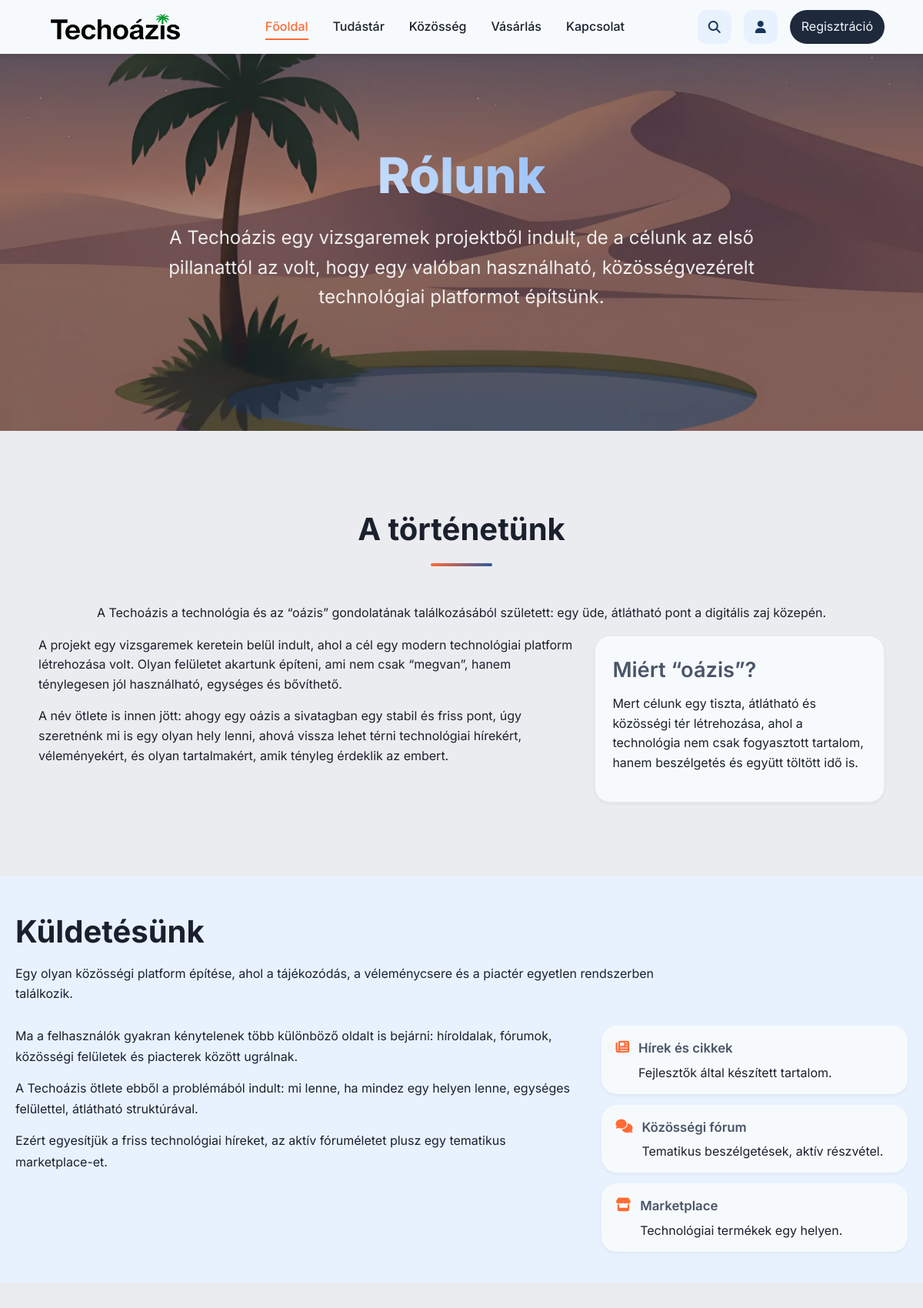
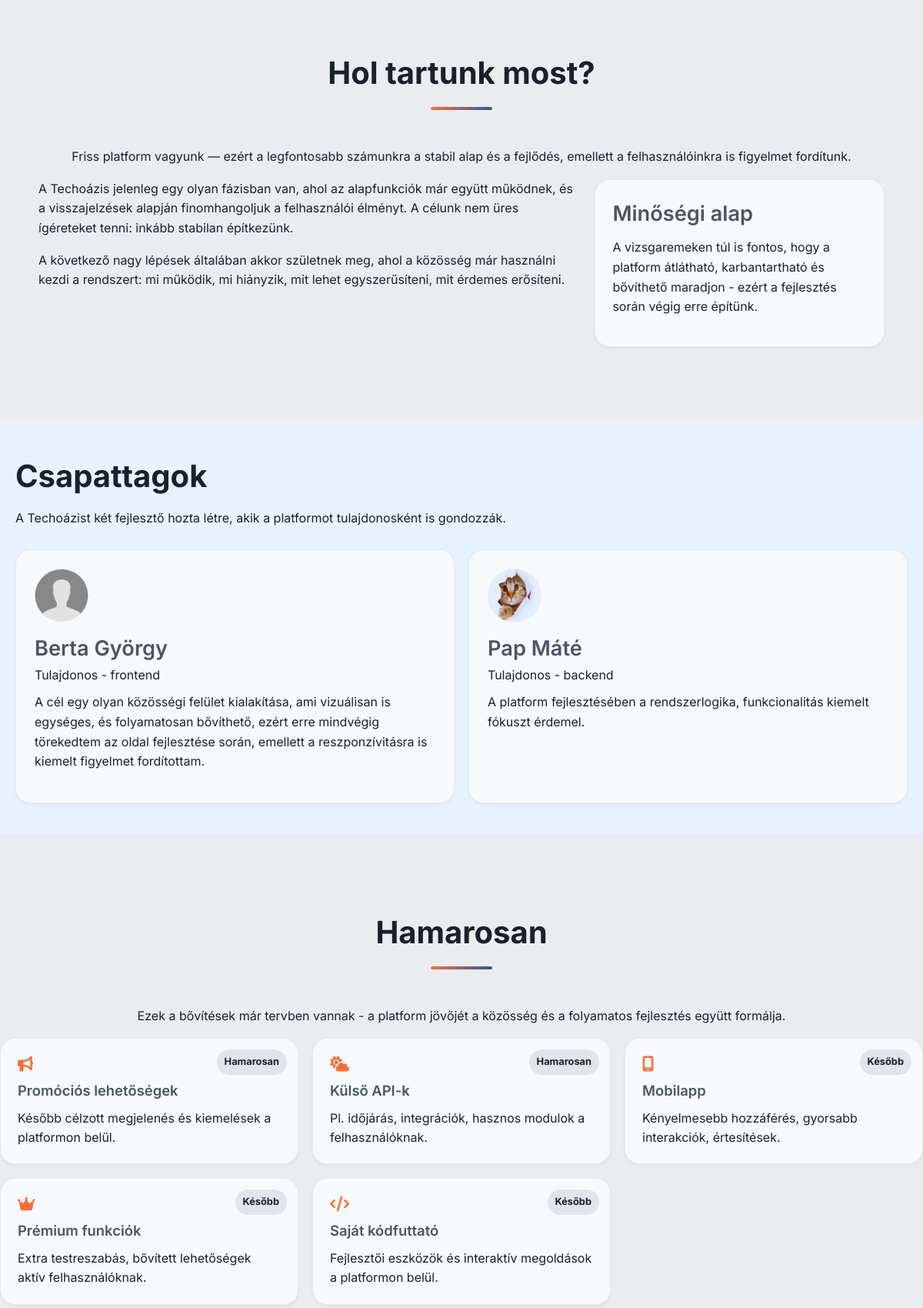
The app's page /pages/about_us.php (upper part) with its own data (2 pictures, top to bottom).
### tables this page shows
CREATE TABLE users (
  user_id int(11) NOT NULL AUTO_INCREMENT PRIMARY KEY,
  username varchar(100) NOT NULL,
  username_slug varchar(100) DEFAULT NULL,
  email varchar(255) NOT NULL,
  user_password varchar(255) NOT NULL,
  is_active char(1) NOT NULL DEFAULT 'A',
  registration_date datetime DEFAULT CURRENT_TIMESTAMP,
  user_role char(1) NOT NULL,
  ip varchar(45) DEFAULT NULL,
  activation_code varchar(128) DEFAULT NULL,
  profile_image varchar(255) NOT NULL DEFAULT 'uploads/profile_images/anonymous.png',
  total_posts int(11) DEFAULT 0,
  total_comments int(11) DEFAULT 0,
  sold_items int(11) DEFAULT 0,
  bought_items int(11) DEFAULT 0,
  avg_rating decimal(3,2) DEFAULT 0.00,
  reset_token_hash varchar(64) DEFAULT NULL,
  reset_token_expires_at datetime DEFAULT NULL,
  remember_token VARCHAR(64) NULL,
  remember_expire DATETIME NULL
);

### pages/about_us.php (the view, shortened to what this page needs)
<?php
require_once ROOT_PATH . '/app/db.php';
$profile1_id = 3;
$profile2_id = 7;
$result1 = $conn->query("SELECT profile_image, username FROM users WHERE user_id = $profile1_id");
$user1 = $result1->fetch_assoc();
$result2 = $conn->query("SELECT profile_image, username FROM users WHERE user_id = $profile2_id");
$user2 = $result2->fetch_assoc();
$profile_avatar1 = BASE_URL . '/' . htmlspecialchars($user1['profile_image']);
$profile_avatar2 = BASE_URL . '/' . htmlspecialchars($user2['profile_image']);
?>
<!DOCTYPE html>
<html lang="hu">
<head>
    <link rel="stylesheet" href="https://cdnjs.cloudflare.com/ajax/libs/font-awesome/6.7.2/css/all.min.css" />
    <link rel="stylesheet" href="<?= BASE_URL ?>/assets/css/index.css">
    <link rel="stylesheet" href="<?= BASE_URL ?>/assets/css/button_system.css">
    <link rel="stylesheet" href="<?= BASE_URL ?>/assets/css/comments.css">
    <link rel="stylesheet" href="<?= BASE_URL ?>/assets/css/create_post.css">
    <link rel="stylesheet" href="<?= BASE_URL ?>/assets/css/forum.css">
    <link rel="stylesheet" href="<?= BASE_URL ?>/assets/css/group_view.css">
    <link rel="stylesheet" href="<?= BASE_URL ?>/assets/css/modern_navbar.css">
    <link rel="stylesheet" href="<?= BASE_URL ?>/assets/css/post_card.css">
    <link rel="stylesheet" href="<?= BASE_URL ?>/assets/css/responsive_adjustments.css">
    <link rel="stylesheet" href="<?= BASE_URL ?>/assets/css/reset&base_styles.css">
    <link rel="stylesheet" href="<?= BASE_URL ?>/assets/css/container&grid_system.css">
    <link rel="stylesheet" href="<?= BASE_URL ?>/assets/css/custom_card.css">
    <link rel="stylesheet" href="<?= BASE_URL ?>/assets/css/feature_cards.css">
    <link rel="stylesheet" href="<?= BASE_URL ?>/assets/css/hero_section.css">
    <link rel="stylesheet" href="<?= BASE_URL ?>/assets/css/modern_footer.css">
    <link rel="stylesheet" href="<?= BASE_URL ?>/assets/css/utility_classes.css">
    <link rel="stylesheet" href="<?= BASE_URL ?>/assets/css/about_us_style.css">
</head>
<body>
<?php include ROOT_PATH . '/views/navbar.php'; ?>
    <div class="hero-section">
        <div class="custom-container hero-container">
            <div class="hero-text">
                <h1>Rólunk</h1>
                <p>A Techoázis egy vizsgaremek projektből indult, de a célunk az első pillanattól az volt,
                    hogy egy valóban használható, közösségvezérelt technológiai platformot építsünk.
                </p>
            </div>
        </div>
    </div>
    <section class="custom-container section-padding">
        <div class="text-center">
            <h2 class="section-title">A történetünk</h2>
            <p class="lead">
                A Techoázis a technológia és az “oázis” gondolatának találkozásából született:
                egy üde, átlátható pont a digitális zaj közepén.
            </p>
        </div>
        <div class="two-col">
            <div>
                <p>
                    A projekt egy vizsgaremek keretein belül indult, ahol a cél egy modern technológiai platform létrehozása volt.
                    Olyan felületet akartunk építeni, ami nem csak “megvan”, hanem ténylegesen jól használható, egységes és bővíthető.
                </p>
                <p>
                    A név ötlete is innen jött: ahogy egy oázis a sivatagban egy stabil és friss pont, úgy szeretnénk mi is egy olyan hely lenni,
                    ahová vissza lehet térni technológiai hírekért, véleményekért, és olyan tartalmakért, amik tényleg érdeklik az embert.
                </p>
            </div>
            <div class="callout">
                <h3>Miért “oázis”?</h3>
                <p>
                    Mert célunk egy tiszta, átlátható és közösségi tér létrehozása,
                    ahol a technológia nem csak fogyasztott tartalom, hanem beszélgetés és együtt töltött idő is.
                </p>
            </div>
        </div>
    </section>
    <section class="section-padding diff">
        <div class="container">
            <div class="section-head">
                <h2>Küldetésünk</h2>
                <p class="lead">
                    Egy olyan közösségi platform építése, ahol a tájékozódás,
                    a véleménycsere és a piactér egyetlen rendszerben találkozik.
                </p>
            </div>
            <div class="two-col">
                <div class="content-panel">
                    <p>
                        Ma a felhasználók gyakran kénytelenek több különböző oldalt is bejárni:
                        híroldalak, fórumok, közösségi felületek és piacterek között ugrálnak.
                    </p>
                    <p>
                        A Techoázis ötlete ebből a problémából indult:
                        mi lenne, ha mindez egy helyen lenne, egységes felülettel,
                        átlátható struktúrával.
                    </p>
                    <p>
                        Ezért egyesítjük a friss technológiai híreket,
                        az aktív fóruméletet plusz egy tematikus marketplace-et.
                    </p>
                </div>
                <div class="content-panel feature-cards">
                    <div class="mini-card">
                        <i class="fa-solid fa-newspaper"></i>
                        <div>
                            <h4>Hírek és cikkek</h4>
                            <p>Fejlesztők által készített tartalom.</p>
                        </div>
                    </div>
                    <div class="mini-card">
                        <i class="fa-solid fa-comments"></i>
                        <div>
                            <h4>Közösségi fórum</h4>
                            <p>Tematikus beszélgetések, aktív részvétel.</p>
                        </div>
                    </div>
                    <div class="mini-card">
                        <i class="fa-solid fa-store"></i>
                        <div>
                            <h4>Marketplace</h4>
                            <p>Technológiai termékek egy helyen.</p>
                        </div>
                    </div>
                </div>
            </div>
        </div>
    </section>
    <section class="custom-container section-padding">
        <div class="text-center">
            <h2 class="section-title">Hol tartunk most?</h2>
            <p class="lead">
                Friss platform vagyunk — ezért a legfontosabb számunkra a stabil alap és a fejlődés, emellett a felhasználóinkra is figyelmet fordítunk.
            </p>
        </div>
        <div class="two-col">
            <div>
                <p>
                    A Techoázis jelenleg egy olyan fázisban van, ahol az alapfunkciók már együtt működnek,
                    és a visszajelzések alapján finomhangoljuk a felhasználói élményt.
                    A célunk nem üres ígéreteket tenni: inkább stabilan építkezünk.
                </p>
                <p>
                    A következő nagy lépések általában akkor születnek meg, ahol a közösség már használni kezdi a rendszert:
                    mi működik, mi hiányzik, mit lehet egyszerűsíteni, mit érdemes erősíteni.
                </p>
            </div>
            <div class="callout">
                <h3>Minőségi alap</h3>
                <p>
                    A vizsgaremeken túl is fontos, hogy a platform átlátható, karbantartható és bővíthető maradjon -
                    ezért a fejlesztés során végig erre építünk.
                </p>
            </div>
        </div>
    </section>
    <section class="section-padding diff">
        <div class="container">
            <div class="section-head">
                <h2>Csapattagok</h2>
                <p class="lead">
                    A Techoázist két fejlesztő hozta létre, akik a platformot tulajdonosként is gondozzák.
                </p>
            </div>
            <div class="team-grid">
                <div class="team-card">
                    <div class="team-avatar">
                        <img src="<?= $profile_avatar1 ?>" alt="<?= htmlspecialchars($user1['username']) ?>">
                    </div>
                    <h3>Berta György</h3>
                    <p class="role">Tulajdonos - frontend</p>
                    <p>
                        A cél egy olyan közösségi felület kialakítása, ami vizuálisan is egységes, és folyamatosan bővíthető, ezért
                        erre mindvégig törekedtem az oldal fejlesztése során, emellett a reszponzívitásra is kiemelt figyelmet
                        fordítottam.
                    </p>
                </div>
                <div class="team-card">
                    <div class="team-avatar">
                        <img src="<?= $profile_avatar2 ?>" alt="<?= htmlspecialchars($user2['username']) ?>">
                    </div>
                    <h3>Pap Máté</h3>
                    <p class="role">Tulajdonos - backend</p>
                    <p>
                        A platform fejlesztésében a rendszerlogika, funkcionalitás kiemelt fókuszt érdemel.
                    </p>
                </div>
            </div>
        </div>
    </section>
    <section class="section-padding">
        <div class="container">
            <div class="text-center">
                <h2 class="section-title">Hamarosan</h2>
                <p class="lead">
                    Ezek a bővítések már tervben vannak - a platform jövőjét a közösség és a folyamatos fejlesztés együtt formálja.
                </p>
            </div>
            <div class="future-grid">
                <div class="future-card">
                    <i class="fa-solid fa-bullhorn"></i>
                    <h3>Promóciós lehetőségek</h3>
                    <p>Később célzott megjelenés és kiemelések a platformon belül.</p>
                    <span class="soon-badge">Hamarosan</span>
                </div>
                <div class="future-card">
                    <i class="fa-solid fa-cloud-sun"></i>
                    <h3>Külső API-k</h3>
                    <p>Pl. időjárás, integrációk, hasznos modulok a felhasználóknak.</p>
                    <span class="soon-badge">Hamarosan</span>
                </div>
                <div class="future-card">
                    <i class="fa-solid fa-mobile-screen"></i>
                    <h3>Mobilapp</h3>
                    <p>Kényelmesebb hozzáférés, gyorsabb interakciók, értesítések.</p>
                    <span class="soon-badge">Később</span>
                </div>
                <div class="future-card">
                    <i class="fa-solid fa-crown"></i>
                    <h3>Prémium funkciók</h3>
                    <p>Extra testreszabás, bővített lehetőségek aktív felhasználóknak.</p>
                    <span class="soon-badge">Később</span>
                </div>
                <div class="future-card">
                    <i class="fa-solid fa-code"></i>
                    <h3>Saját kódfuttató</h3>
                    <p>Fejlesztői eszközök és interaktív megoldások a platformon belül.</p>
                    <span class="soon-badge">Később</span>
                </div>
            </div>
        </div>
    </section>
</body>
</html>

### assets/css/index.css (style rules this page uses)
:root { --primary-900: #0a192f; --primary-700: #1a365d; --primary-500: #2d5aa0; --primary-300: #64a1f4; --primary-100: #e8f2ff; --accent-600: #ff6b35; --accent-400: #ff9e6d; --accent-200: #ffd8c2; --neutral-900: #1a202c; --neutral-700: #4a5568; --neutral-500: #a0aec0; --neutral-300: #e2e8f0; --neutral-100: #f7fafc; --success: #10b981; --warning: #f59e0b; --danger: #ef4444; --info: #3b82f6; --admin-primary: #0a192f; --admin-secondary: #1a365d; --text-color: var(--neutral-900); --text-light: var(--neutral-700); --text-light-o: #cbd5e1; --link-preview-bg: var(--primary-100); --item-name-text: var(--primary-700); --background: #ebecf0; --surface: white; --border-color: var(--neutral-100); --background-image: url('../../images/desert_evening.webp') left/cover no-repeat; --logo-brand: url('../../images/techoazis_logo_chopped.webp'); --shadow-sm: 0 2px 4px rgba(0, 0, 0, 0.05); --shadow-md: 0 4px 6px -1px rgba(0, 0, 0, 0.1); --shadow-lg: 0 10px 15px -3px rgba(0, 0, 0, 0.1); --shadow-xl: 0 20px 25px -5px rgba(0, 0, 0, 0.15); --transition-fast: 150ms ease; --transition-normal: 300ms ease; --transition-slow: 500ms ease; --navbar-height: 70px; --border-radius-sm: 8px; --border-radius-md: 12px; --border-radius-lg: 20px; --border-radius-xl: 30px; --dark-bg-alt: #e8f2ff; --dark-bg: #0f172a; --dark-surface: #1e293b; --dark-surface-alt: var(--neutral-100); --dark-text: #f1f5f9; }

### assets/css/container&grid_system.css (style rules this page uses)
.custom-container { width: 100%; padding-right: 20px; padding-left: 20px; margin-right: auto; margin-left: auto; }
@media (min-width: 576px) { .custom-container { max-width: 540px; } }
@media (min-width: 768px) { .custom-container { max-width: 720px; } }
@media (min-width: 992px) { .custom-container { max-width: 960px; } }
@media (min-width: 1200px) { .custom-container { max-width: 1140px; } }

### assets/css/hero_section.css (style rules this page uses)
.hero-section { min-height: 70vh; display: flex; align-items: center; position: relative; overflow: hidden; padding-top: var(--navbar-height); background: var(--background-image); }
.hero-section::before { content: ""; position: absolute; inset: 0; background: rgba(10, 25, 47, 0.3); z-index: 0; pointer-events: none; }
.hero-container, .hero-section > * { position: relative; z-index: 1; }
.hero-container { position: relative; z-index: 2; text-align: center; max-width: 900px; margin: 0 auto; }
.hero-text h1 { color: white; margin-bottom: 1.1rem; padding-bottom: 0.15em; font-size: clamp(2.5rem, 6vw, 4rem); background: linear-gradient(45deg, white, var(--primary-300)); -webkit-background-clip: text; -webkit-text-fill-color: transparent; background-clip: text; }
.hero-text p { color: rgba(255, 255, 255, 0.9); font-size: clamp(1rem, 2.5vw, 1.5rem); margin-bottom: 2rem; line-height: 1.6; }

### assets/css/utility_classes.css (style rules this page uses)
.section-padding { padding-top: 6rem; padding-bottom: 6rem; }
.diff { background-color: var(--dark-bg-alt); }
@media (min-width: 768px) { .section-padding { padding-top: 6rem; padding-bottom: 6rem; } }
.section-title { text-align: center; margin-bottom: 3rem; position: relative; padding-bottom: 1rem; }
.section-title::after { content: ''; position: absolute; bottom: 0; left: 50%; transform: translateX(-50%); width: 80px; height: 4px; background: linear-gradient(90deg, var(--accent-600), var(--primary-500)); border-radius: 2px; }

### records on screen
users: profile_image (placeholder picture)
users: profile_image (picture)
